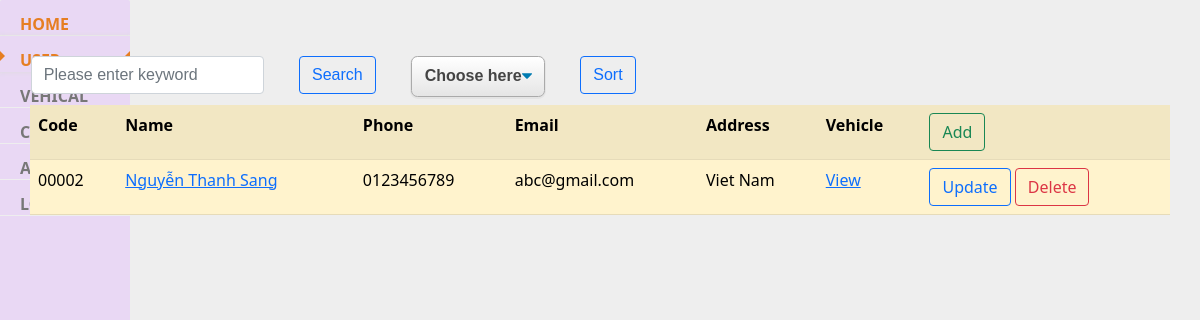
/parkingmanage/ (signed in), run on the app's committed database.
### parkingmanage/models.py (models this page shows, shortened)
class User(models.Model):
    code = models.TextField(max_length=10)
    name = models.TextField(max_length=255, null=True)
    phone = models.CharField(max_length=10, validators=[RegexValidator(r'^\d{1,10}$')], null=True)
    email = models.EmailField(blank=False, null=True)
    address = models.TextField(blank=True, null=True)
    def get_absolute_url(self) :
        return reverse('detail' ,kwargs = {"id" : self.id})

### parkingmanage/views.py (the view)
# urls.py: path('', list_view ,name ="list"),
def list_view(request):
    mode = 'none'
    if request.session['username'] is None:
        return render(request, 'login.html', { 'display': 'none' })
    usertype = request.session['usertype']
    if usertype == 'Administrator' or usertype == 'Manager':
        mode = 'block'
    keyword = request.GET.get('keyword')
    Selectsort = request.GET.get('selectsort')
    if Selectsort not in ['code', 'name', 'phone', 'email', 'address']:
        Selectsort = 'code'
    if keyword :
        users = User.objects.filter(code__icontains=keyword) | User.objects.filter(name__icontains=keyword)
    else :
        users = User.objects.all()
    vehicles = Vehicle.objects.all()
    context = {
        'mode': mode,
        'keyword': keyword,
        'users' :users.order_by(Selectsort),
        'vehicles' : vehicles
        }
    return render(request,"list.html",context)

### parkingmanage/templates/list.html (shortened to what this page needs)
{% extends 'base.html' %}
{% block content %}
<form>
    <div class=" row">
        <div class="col-auto">
            <input class="form-control"  type="text" name="keyword" value ="{{keyword | default:''}}" placeholder="Please enter keyword">
        </div>
        <div class="col-auto">
            <input class="btn btn-outline-primary" type="submit" value="Search">
        </div>
        <div class="col-auto">
            <select name="selectsort">
                <option value="" selected disabled hidden>Choose here</option>
            </select>
        </div>
        <div class="col-auto">
            <input class="btn btn-outline-primary" type="submit" value="Sort">
        </div>
    </div>
</form>
<table class="table table-striped table-hover; table-warning">
    <thred >
        <th>Code</th>
        <th>Name</th>
        <th>Phone</th>
        <th>Email</th>
        <th>Address</th>
        <th>Vehicle</th>
        <th> <a href="/parkingmanage/create" class="btn btn-outline-success"> Add </a> </th>
    </thred>
    <body>
        {% for user in users %}
        <tr class="table-warning">
            <td>{{user.code}}</td>
            <td> <a href= "{{user.get_absolute_url}}">{{user.name}}</a></td>
            <td>{{user.phone}}</td>
            <td>{{user.email}}</td>
            <td>{{user.address}}</td>
            <td> <a href= "{% url 'view_vehicle' user.id%}"> View </a> </td>
            <td>
                <a href="{% url 'update' user.id%}" class="btn btn-outline-primary"> Update </a>
                <a href="{% url 'delete' user.id%}" class="btn btn-outline-danger"> Delete </a>
            </td>
        </tr>
        {% endfor %}
    </body>
</table>
{% endblock %}

### data on the page
User: code "00002", name "Nguyễn Thanh Sang", phone "0123456789", email "abc@gmail.com", address "Viet Nam"
